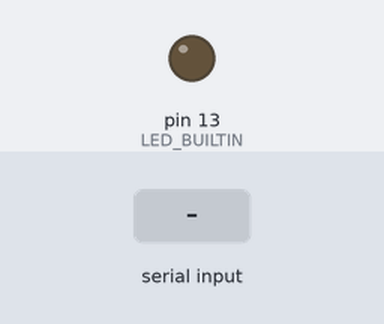
Recording of a sketch running on a simulated Arduino Uno, built with avr-gcc and run on an emulated ATmega328P. Parts: output pins drawn as LEDs (lit = HIGH). Inputs (shaded band) come from the test bench.

Above: at 1.2 s.
1.3 s: byte 30 received over Serial
At 2.7 s:
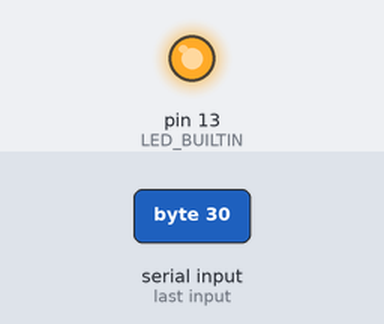
Timing chart, 0 to 4.3 s (numbered marks = the images above; inputs shaded):
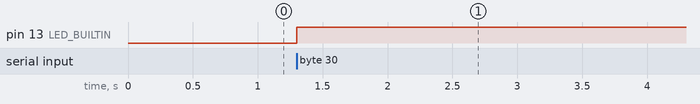

Measured:
- after the input at 1.3 s, pin 13 (LED_BUILTIN): LOW → HIGH at once

The sketch:

toggle_led.ino
```cpp
// This program moves toggles the built-in LED according to the signal it receives trough the USB port

int ledState = 0;

void setup() {
	pinMode(LED_BUILTIN, OUTPUT);
	Serial.begin(9600);
}

void loop() {
	if (Serial.available() > 0) ledState = Serial.read();
	if (ledState) digitalWrite(LED_BUILTIN, HIGH);
	else digitalWrite(LED_BUILTIN, LOW);
}
```
